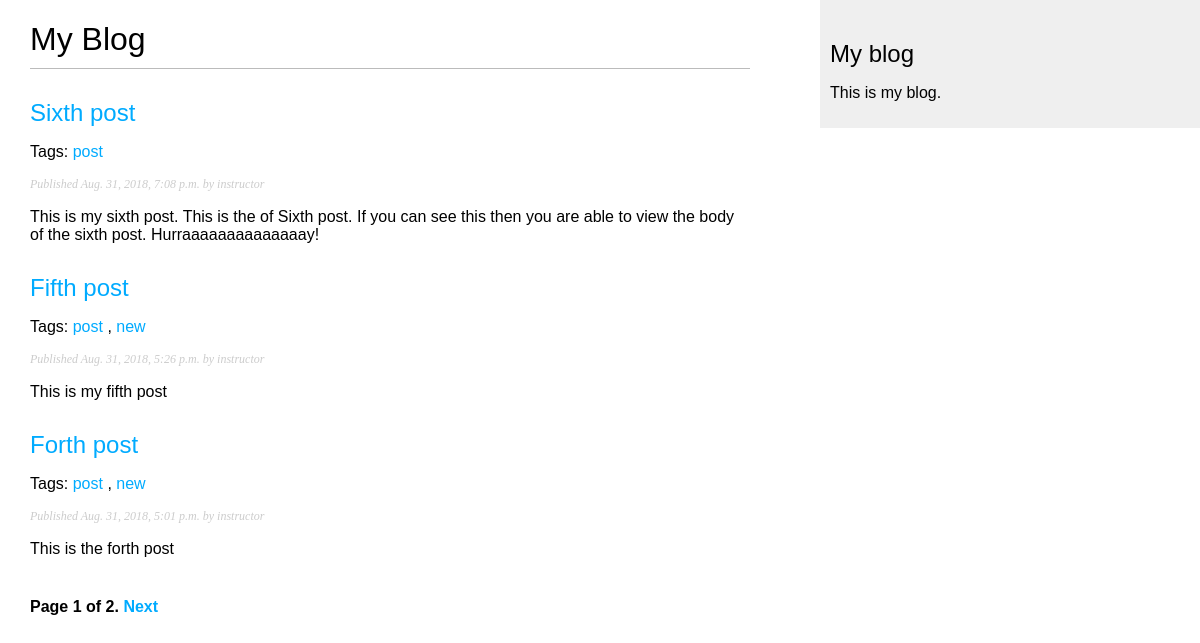
Screenshot of /blog/ with the database file from the repository.
### blog/models.py (models this page shows, shortened)
class Post(models.Model):
    STATUS_CHOICES = (
        ('draft', 'Draft'),
        ('published', 'Published'),
    )
    title = models.CharField(max_length=250)
    slug = models.SlugField(max_length=250,
                            unique_for_date='publish')
    author = models.ForeignKey(User,
                               on_delete=models.CASCADE,
                               related_name='blog_posts')
    body = models.TextField()
    publish = models.DateTimeField(default=timezone.now)
    created = models.DateTimeField(auto_now_add=True)
    updated = models.DateTimeField(auto_now=True)
    status = models.CharField(max_length=10,
                              choices=STATUS_CHOICES,
                              default='draft')
    objects = models.Manager() # The default manager.
    published = PublishedManager() # Our custom manager.
    tags = TaggableManager()
    class Meta:
        ordering = ('-publish',)
    def get_absolute_url(self):
        return reverse('blog:post_detail',
                       args=[self.publish.year,
                             self.publish.month,
                             self.publish.day,
                             self.slug])

### blog/views.py (the view)
# urls.py: path(r'', views.post_list, name='post_list'),
def post_list(request, tag_slug=None):
    object_list = Post.published.all()
    tag = None
    if tag_slug:
        tag = get_object_or_404(Tag, slug=tag_slug)
        object_list = object_list.filter(tags__in=[tag])
    paginator = Paginator(object_list, 3) # 3 posts in each page
    page = request.GET.get('page')
    try:
        posts = paginator.page(page)
    except PageNotAnInteger:
        posts = paginator.page(1)
    except EmptyPage:
        posts = paginator.page(paginator.num_pages)
    return render(request,
                  'blog/post/list.html',
                  {'page': page,
                   'posts': posts,
                   'tag': tag})

### blog/models.py (called while the page is built)
    def get_queryset(self):
        return super(PublishedManager, self).get_queryset().filter(status='published')

### blog/templates/blog/post/list.html (shortened to what this page needs)
{% extends "blog/base.html" %}
{% block content %}
  <h1>My Blog</h1>
  {% for post in posts %}
    <h2>
      <a href="{{ post.get_absolute_url }}">
        {{ post.title }}
      </a>
    </h2>
    <p class="tags">
      Tags:
      {% for tag in post.tags.all %}
        <a href="{% url "blog:post_list_by_tag" tag.slug %}">
          {{ tag.name }}
        </a>
        {% if not forloop.last %}, {% endif %}
      {% endfor %}
    </p>
    <p class="date">
      Published {{ post.publish }} by {{ post.author }}
    </p>
    {{ post.body|truncatewords:30|linebreaks }}
  {% endfor %}
  {% include "pagination.html" with page=posts %}
{% endblock %}

### blog/templates/blog/base.html (shortened to what this page needs)
{% load static %}
<!DOCTYPE html>
<html>
<head>
  <link href="{% static "css/blog.css" %}" rel="stylesheet">
</head>
<body>
  <div id="content">
    {% block content %}
    {% endblock %}
  </div>
  <div id="sidebar">
    <h2>My blog</h2>
      <p>This is my blog.</p>
  </div>
</body>
</html>

### blog/templates/pagination.html (shortened to what this page needs)
<div class="pagination">
  <span class="step-links">
    <span class="current">
      Page {{ page.number }} of {{ page.paginator.num_pages }}.
    </span>
      {% if page.has_next %}
        <a href="?page={{ page.next_page_number }}">Next</a>
      {% endif %}
  </span>
</div>

### blog/static/css/blog.css (style rules this page uses)
body { margin:0; padding:0; font-family:helvetica, sans-serif; }
a { color:#00abff; text-decoration:none; }
h1 { font-weight:normal; border-bottom:1px solid #bbb; padding:0 0 10px 0; }
h2 { font-weight:normal; margin:30px 0 0; }
#content { float:left; width:60%; padding:0 0 0 30px; }
#sidebar { float:right; width:30%; padding:10px; background:#efefef; height:100%; }
p.date { color:#ccc; font-family: georgia, serif; font-size: 12px; font-style: italic; }
.pagination { margin:40px 0; font-weight:bold; }

### rows the page displays
Post: title "Sixth post", publish "Aug. 31, 2018, 7:08 p.m.", author "instructor", body "This is my sixth post. This is the of Sixth post. If you can see this then you are able to view the body of the sixth post. Hurraaaaaaaaaaaaaay!"
Tag: name "post"
Post: title "Fifth post", publish "Aug. 31, 2018, 5:26 p.m.", author "instructor", body "This is my fifth post"
Tag: name "new"
Post: title "Forth post", publish "Aug. 31, 2018, 5:01 p.m.", author "instructor", body "This is the forth post"

### other values shown
{{ page.number }} "1"
{{ page.paginator.num_pages }} "2"
